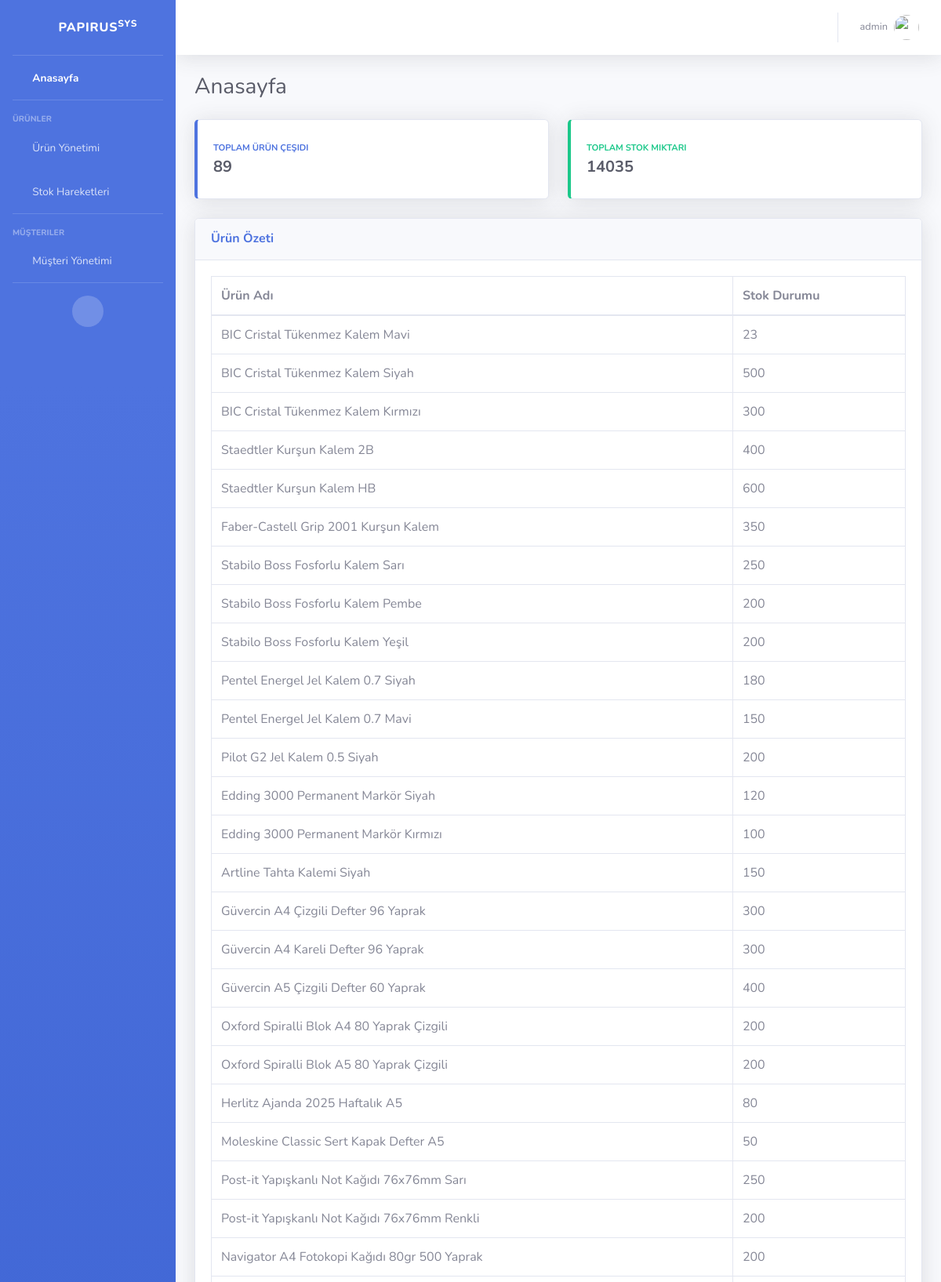
The app's page / (signed in, upper part) with its own data.
### inventory/models.py (models this page shows, shortened)
class Product(models.Model):
    name = models.CharField(max_length=255, verbose_name=_("Product Name"))
    category = models.CharField(max_length=255, verbose_name=_("Category"))
    price = models.FloatField(verbose_name=_("Price"))
    manufacturer = models.CharField(max_length=255, verbose_name=_("Manufacturer"))
    stock_quantity = models.IntegerField(default=0, verbose_name=_("Stock Quantity"))
    unit = models.CharField(max_length=50, default="adet", verbose_name=_("Unit"))
    barcode = models.CharField(max_length=100, blank=True, default="", verbose_name=_("Barcode"))
    tax_rate = models.FloatField(default=20.0, verbose_name=_("Tax Rate (%)"))
    supplier = models.CharField(max_length=255, blank=True, default="", verbose_name=_("Supplier"))
    shelf_location = models.CharField(max_length=50, blank=True, default="", verbose_name=_("Shelf Location"))
    min_stock = models.IntegerField(default=0, verbose_name=_("Minimum Stock"))
    def is_low_stock(self):
        return self.stock_quantity <= self.min_stock

### inventory/views.py (the view)
# urls.py: path('', views.dashboard, name='dashboard'),
@login_required
def dashboard(request):
    products = Product.objects.all()
    total_products = products.count()
    total_stock = sum(p.stock_quantity for p in products)
    low_stock_products = [p for p in products if p.is_low_stock()]
    context = {
        'products': products,
        'total_products': total_products,
        'total_stock': total_stock,
        'low_stock_count': len(low_stock_products),
    }
    return render(request, 'inventory/dashboard.html', context)

### templates/inventory/dashboard.html
{% extends 'base.html' %}
{% load i18n %}
{% block content %}
<div class="d-sm-flex align-items-center justify-content-between mb-4">
    <h1 class="h3 mb-0 text-gray-800">{% trans "Dashboard" %}</h1>
</div>
<div class="row">
    <div class="col-xl-6 col-md-6 mb-4">
        <div class="card border-left-primary shadow h-100 py-2">
            <div class="card-body">
                <div class="row no-gutters align-items-center">
                    <div class="col mr-2">
                        <div class="text-xs font-weight-bold text-primary text-uppercase mb-1">
                            {% trans "Total Product Types" %}</div>
                        <div class="h5 mb-0 font-weight-bold text-gray-800">{{ total_products }}</div>
                    </div>
                    <div class="col-auto">
                        <i class="fas fa-box fa-2x text-gray-300"></i>
                    </div>
                </div>
            </div>
        </div>
    </div>
    <div class="col-xl-6 col-md-6 mb-4">
        <div class="card border-left-success shadow h-100 py-2">
            <div class="card-body">
                <div class="row no-gutters align-items-center">
                    <div class="col mr-2">
                        <div class="text-xs font-weight-bold text-success text-uppercase mb-1">
                            {% trans "Total Stock Quantity" %}</div>
                        <div class="h5 mb-0 font-weight-bold text-gray-800">{{ total_stock }}</div>
                    </div>
                    <div class="col-auto">
                        <i class="fas fa-layer-group fa-2x text-gray-300"></i>
                    </div>
                </div>
            </div>
        </div>
    </div>
</div>
<div class="row">
    <div class="col-lg-12">
        <div class="card shadow mb-4">
            <div class="card-header py-3">
                <h6 class="m-0 font-weight-bold text-primary">{% trans "Product Summary" %}</h6>
            </div>
            <div class="card-body">
                <div class="table-responsive">
                    <table class="table table-bordered" width="100%" cellspacing="0">
                        <thead>
                            <tr>
                                <th>{% trans "Product Name" %}</th>
                                <th>{% trans "Stock Status" %}</th>
                            </tr>
                        </thead>
                        <tbody>
                            {% for product in products %}
                            <tr>
                                <td>{{ product.name }}</td>
                                <td>{{ product.stock_quantity }}</td>
                            </tr>
                            {% empty %}
                            <tr>
                                <td colspan="2" class="text-center">{% trans "No products added yet." %}</td>
                            </tr>
                            {% endfor %}
                        </tbody>
                    </table>
                </div>
            </div>
        </div>
    </div>
</div>
{% endblock %}

### templates/base.html (shortened to what this page needs)
{% load static %}
{% load i18n %}
<!DOCTYPE html>
<html lang="{{ LANGUAGE_CODE }}">
<head>
    <link href="{% static 'vendor/fontawesome-free/css/all.min.css' %}" rel="stylesheet" type="text/css">
    <link href="{% static 'css/sb-admin-2.min.css' %}" rel="stylesheet">
</head>
<body id="page-top">
    <div id="wrapper">
        <ul class="navbar-nav bg-gradient-primary sidebar sidebar-dark accordion" id="accordionSidebar">
            <a class="sidebar-brand d-flex align-items-center justify-content-center" href="/">
                <div class="sidebar-brand-icon rotate-n-15">
                    <i class="fas fa-box"></i>
                </div>
                <div class="sidebar-brand-text mx-3">Papirus<sup>SYS</sup></div>
            </a>
            <hr class="sidebar-divider my-0">
            <li class="nav-item active">
                <a class="nav-link" href="/">
                    <i class="fas fa-fw fa-tachometer-alt"></i>
                    <span>{% trans "Dashboard" %}</span>
                </a>
            </li>
            <hr class="sidebar-divider">
            <div class="sidebar-heading">{% trans "Products" %}</div>
            <li class="nav-item">
                <a class="nav-link" href="{% url 'product_list' %}">
                    <i class="fas fa-fw fa-table"></i>
                    <span>{% trans "Product Management" %}</span>
                </a>
            </li>
            <li class="nav-item">
                <a class="nav-link" href="{% url 'all_stock_movements' %}">
                    <i class="fas fa-fw fa-history"></i>
                    <span>{% trans "Stock Movements" %}</span>
                </a>
            </li>
            <hr class="sidebar-divider">
            <div class="sidebar-heading">{% trans "Customers" %}</div>
            <li class="nav-item">
                <a class="nav-link" href="{% url 'customer_list' %}">
                    <i class="fas fa-fw fa-users"></i>
                    <span>{% trans "Customer Management" %}</span>
                </a>
            </li>
            <hr class="sidebar-divider d-none d-md-block">
            <div class="text-center d-none d-md-inline">
                <button class="rounded-circle border-0" id="sidebarToggle"></button>
            </div>
        </ul>
        <div id="content-wrapper" class="d-flex flex-column">
            <div id="content">
                <nav class="navbar navbar-expand navbar-light bg-white topbar mb-4 static-top shadow">
                    <ul class="navbar-nav ml-auto">
                        <li class="nav-item dropdown no-arrow mr-2">
                            <a class="nav-link dropdown-toggle" href="#" id="langDropdown" role="button"
                               data-toggle="dropdown" aria-haspopup="true" aria-expanded="false">
                                <i class="fas fa-globe fa-fw"></i>
                            </a>
                        </li>
                        <li class="nav-item dropdown no-arrow">
                            <a class="nav-link dropdown-toggle" href="#" id="userDropdown" role="button"
                                data-toggle="dropdown" aria-haspopup="true" aria-expanded="false">
                                <span class="mr-2 d-none d-lg-inline text-gray-600 small">{{ user.username }}</span>
                                <img class="img-profile rounded-circle" src="{% static 'img/undraw_profile.svg' %}">
                            </a>
                        </li>
                    </ul>
                </nav>
                <div class="container-fluid">
                    {% block content %}{% endblock %}
                </div>
            </div>
        </div>
    </div>
</body>
</html>

### records on screen
Product: name "BIC Cristal Tükenmez Kalem Mavi", stock_quantity "23"
Product: name "BIC Cristal Tükenmez Kalem Siyah", stock_quantity "500"
Product: name "BIC Cristal Tükenmez Kalem Kırmızı", stock_quantity "300"
Product: name "Staedtler Kurşun Kalem 2B", stock_quantity "400"
Product: name "Staedtler Kurşun Kalem HB", stock_quantity "600"
Product: name "Faber-Castell Grip 2001 Kurşun Kalem", stock_quantity "350"
Product: name "Stabilo Boss Fosforlu Kalem Sarı", stock_quantity "250"
Product: name "Stabilo Boss Fosforlu Kalem Pembe", stock_quantity "200"
Product: name "Stabilo Boss Fosforlu Kalem Yeşil", stock_quantity "200"
Product: name "Pentel Energel Jel Kalem 0.7 Siyah", stock_quantity "180"
Product: name "Pentel Energel Jel Kalem 0.7 Mavi", stock_quantity "150"
Product: name "Pilot G2 Jel Kalem 0.5 Siyah", stock_quantity "200"
Product: name "Edding 3000 Permanent Markör Siyah", stock_quantity "120"
Product: name "Edding 3000 Permanent Markör Kırmızı", stock_quantity "100"
Product: name "Artline Tahta Kalemi Siyah", stock_quantity "150"
Product: name "Güvercin A4 Çizgili Defter 96 Yaprak", stock_quantity "300"
Product: name "Güvercin A4 Kareli Defter 96 Yaprak", stock_quantity "300"
Product: name "Güvercin A5 Çizgili Defter 60 Yaprak", stock_quantity "400"
Product: name "Oxford Spiralli Blok A4 80 Yaprak Çizgili", stock_quantity "200"
Product: name "Oxford Spiralli Blok A5 80 Yaprak Çizgili", stock_quantity "200"
Product: name "Herlitz Ajanda 2025 Haftalık A5", stock_quantity "80"
Product: name "Moleskine Classic Sert Kapak Defter A5", stock_quantity "50"
Product: name "Post-it Yapışkanlı Not Kağıdı 76x76mm Sarı", stock_quantity "250"
Product: name "Post-it Yapışkanlı Not Kağıdı 76x76mm Renkli", stock_quantity "200"
Product: name "Navigator A4 Fotokopi Kağıdı 80gr 500 Yaprak", stock_quantity "200"

### other values on screen
{{ user.username }} "admin"
{{ total_products }} "89"
{{ total_stock }} "14035"
